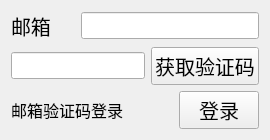
<?xml version="1.0" encoding="UTF-8"?>
<ui version="4.0">
 <class>emailLogin_subPage</class>
 <widget class="QWidget" name="emailLogin_subPage">
  <property name="geometry">
   <rect>
    <x>0</x>
    <y>0</y>
    <width>270</width>
    <height>135</height>
   </rect>
  </property>
  <property name="windowTitle">
   <string>Form</string>
  </property>
  <layout class="QVBoxLayout" name="verticalLayout">
   <item>
    <layout class="QGridLayout" name="gridLayout_2">
     <item row="0" column="0">
      <widget class="QLabel" name="label_5">
       <property name="font">
        <font>
         <pointsize>15</pointsize>
        </font>
       </property>
       <property name="text">
        <string>邮箱</string>
       </property>
      </widget>
     </item>
     <item row="0" column="1" colspan="3">
      <widget class="QLineEdit" name="lt_emailaddress">
       <property name="font">
        <font>
         <pointsize>12</pointsize>
        </font>
       </property>
      </widget>
     </item>
     <item row="1" column="0" colspan="2">
      <widget class="QLineEdit" name="lt_verifycode">
       <property name="font">
        <font>
         <pointsize>12</pointsize>
        </font>
       </property>
      </widget>
     </item>
     <item row="1" column="2" colspan="2">
      <widget class="QPushButton" name="btn_getcode">
       <property name="font">
        <font>
         <pointsize>15</pointsize>
        </font>
       </property>
       <property name="text">
        <string>获取验证码</string>
       </property>
      </widget>
     </item>
     <item row="2" column="0" colspan="3">
      <widget class="QLabel" name="label_7">
       <property name="font">
        <font>
         <pointsize>12</pointsize>
        </font>
       </property>
       <property name="text">
        <string>邮箱验证码登录</string>
       </property>
      </widget>
     </item>
     <item row="2" column="3">
      <widget class="QPushButton" name="btn_emaillogin">
       <property name="font">
        <font>
         <pointsize>15</pointsize>
        </font>
       </property>
       <property name="text">
        <string>登录</string>
       </property>
      </widget>
     </item>
    </layout>
   </item>
  </layout>
 </widget>
 <resources/>
 <connections/>
</ui>
